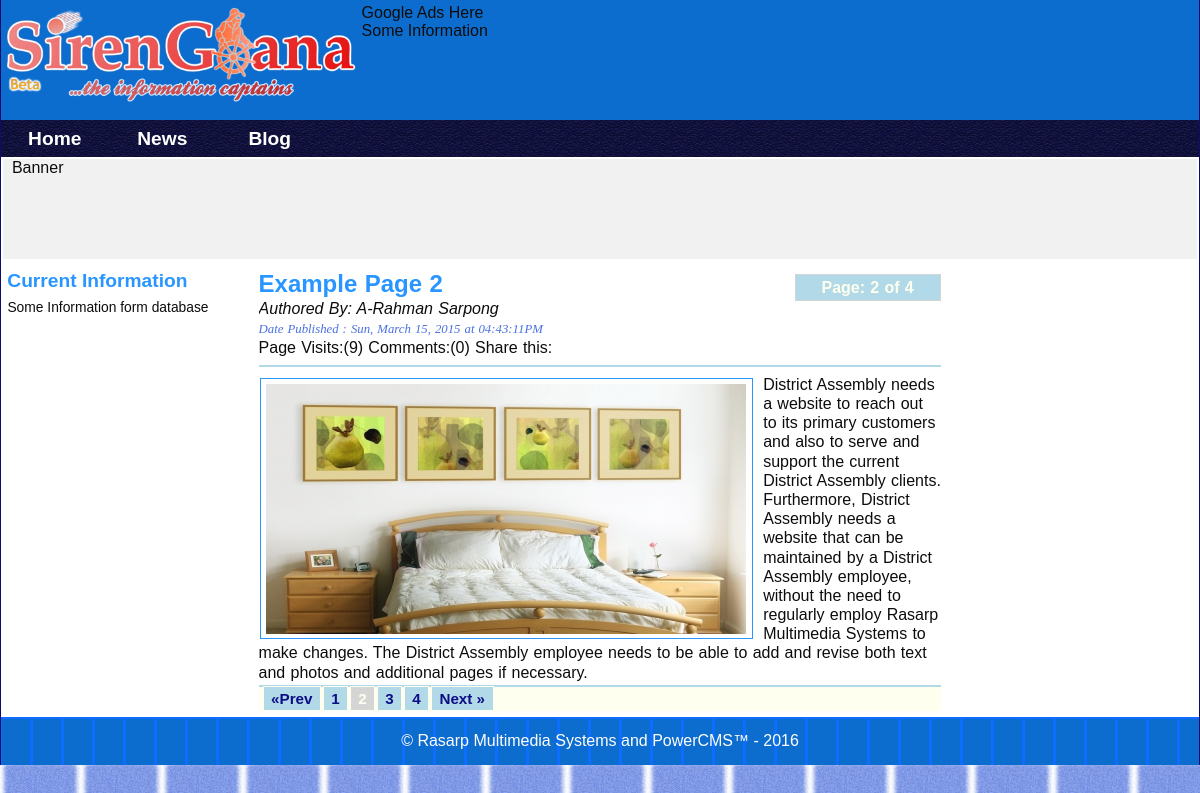
The app's page /?page=2&action=display&target=Blog&cpos=2 with its own data.
### tables this page shows
CREATE TABLE IF NOT EXISTS `sitemenu` (
`Id` int(11) unsigned NOT NULL,
  `Nav_name` varchar(20) NOT NULL,
  `Nav_type` varchar(20) DEFAULT NULL,
  `Nav_level` int(5) DEFAULT NULL,
  `Position` int(10) NOT NULL,
  `Visible` enum('Y','N') DEFAULT NULL,
  `Featured` enum('Yes','No') NOT NULL DEFAULT 'No'
);

CREATE TABLE IF NOT EXISTS `pages` (
`Id` int(10) unsigned NOT NULL,
  `Title` varchar(255) DEFAULT NULL,
  `Content` text,
  `Source` tinytext,
  `Postedby` int(3) DEFAULT NULL,
  `Dateposted` timestamp NOT NULL DEFAULT CURRENT_TIMESTAMP ON UPDATE CURRENT_TIMESTAMP,
  `Position` int(30) DEFAULT NULL,
  `Published` enum('Y','N') DEFAULT 'N',
  `Featured` enum('Y','N') DEFAULT 'N',
  `Views` int(30) DEFAULT NULL
);

CREATE TABLE IF NOT EXISTS `users` (
`Id` int(10) unsigned NOT NULL,
  `Firstname` varchar(50) NOT NULL,
  `Lastname` varchar(40) NOT NULL,
  `Gender` varchar(6) DEFAULT NULL,
  `Username` varchar(45) NOT NULL,
  `Password` varchar(40) NOT NULL,
  `Email` varchar(50) DEFAULT 'admin@example.com',
  `Authlevel` int(2) DEFAULT NULL,
  `Status` enum('active','inactive','banned') DEFAULT 'active',
  `Lastupdated` timestamp NOT NULL DEFAULT CURRENT_TIMESTAMP ON UPDATE CURRENT_TIMESTAMP
);

### data/navigation.data.php (called while the page is built, shortened)
<?php
class Navigation extends SchemaObjects{
	  function __construct($tablename=""){
		return (!empty($tablename))?$this->getTablename($tablename):"";
	 }
	 public static function selectNavTable($tablename){
	 	    return new Navigation($tablename);
	 }
}

### config/dbcon.class.php (called while the page is built, shortened)
<?php
class MySQLDatabase{
	private $connection;
	private $query_result;
	private static $dbinstance = 0;
 	       function __construct(){
		    $mysqlconnect = new mysqli(DB_HOST,DB_USERNAME,DB_PASSWORD,DB_NAME);
		    static::$dbinstance = 1;
			$this->connection = $mysqlconnect; return static::$dbinstance;
 		}
		public function query($query=null){
		 		$this->query_result = $this->connection->query($query);
				return $this->query_result!=null?$this->query_result:"";
		}
		public function fetchObj($classname=''){
		       return $this->query_result->fetch_object($classname);
		}
		public function getNumofRows(){
		       return $this->query_result->num_rows;
		}
}
$database = new MySQLDatabase();

### config/dbobjects.class.php (called while the page is built, shortened)
<?php
class SchemaObjects{
	protected static function where($clause){
     	return " WHERE {$clause} ";
     }
	public static function countRows($whichfield=null){
	 	$query = "SELECT COUNT(*) as Totalrows FROM ".static::$tablename;
		$query .=" ".($whichfield!=null?static::where($whichfield):"");
		$result_set = static::findBySql($query);
		return (!empty($result_set))? array_shift($result_set):false;
	}
	public static function findAllRecords($addclause=''){
		$data = static::findBySql("SELECT * FROM ".static::$tablename." $addclause");
		return $data;
	 }
	public  static function findPage($perpage=1,$pageoffset=1,$addclause='',$order=''){
		    $query = "SELECT * ";
			$query .=" FROM ".static::$tablename."";
			$query .=($addclause!=null?static::where($addclause):"");
			$query .=" $order LIMIT $perpage ";
			$query .=" OFFSET $pageoffset";
			$result_set = static::findBySql($query);
			return $result_set;
	 }
	public static function specificFields(array $setfields,$whichfield = null,$order='',$limit=1){
	  $query = "SELECT ";
	  $query .= (count($setfields)>=1)?implode(",",$setfields):"*";
	  $query .=" FROM ".static::$tablename;
	  $query .=" ".($whichfield!=null?static::where($whichfield):"");
	  $query .=" $order LIMIT $limit";
	  $result_set = static::findBySql($query);
       return $result_set ;
	}
    public static function findRow($whichfield=null){
	 	$foundrow = static::findBySql("SELECT * FROM ".static::$tablename.""
	 	.($whichfield!=null?static::where($whichfield):""));
		return (!empty($foundrow))?array_shift($foundrow):false;
	 }
	 protected static function findBySql($sql=''){
	 	    global $database;
			if($database->query($sql)){
			return ($database->getNumofRows()!=0)? static::instantiate():"";
			}
	 }
 	 private static function instantiate(){
 	 	     global $database; $objects = array();
		     $classname = get_called_class();
	         while($row = $database->fetchObj("$classname")){
			    $objects[] = $row;
	     	 }
	   return $objects;
	}
}

### includes/functions.inc.php (called while the page is built, shortened)
<?php
function random_chars($length,$randmin=0){
	 $characters ="abcdefghijklmnopqrstuvwxyzABCDEFGHIJKLMNOPQRSTUVWXYZ0123456789";
	 $randchar ="";
	 for($i=0;$i<$length;$i++){
		 $randchar .= $characters[mt_rand($randmin,strlen($characters)-1)];
		 }
		return $randchar;
	}
function formatDate($origdate='',$format = "%d/%m/%Y"){
	switch($format){
	case "datetime_word": $format = "%a, %B %d, %Y at %I:%M:%S%p";
	default: $format;
	}
	if(strlen($origdate)>0){
		return strftime($format,strtotime($origdate));
	}else{ return " "; }
}
?>

### data/settings.data.php (called while the page is built, shortened)
<?php
class GlobalSettings extends SchemaObjects{
    function __construct($tablename=""){
            $this->Target      = isset($_REQUEST["target"])?strval($_REQUEST["target"]):"";
            $this->Currentpage = isset($_REQUEST["page"])?intval($_REQUEST["page"]):intval(1);
            $this->Contentpos  = isset($_REQUEST["cpos"])?intval($_REQUEST["cpos"]):intval(1);
            return (!empty($tablename))?$this->getTablename($tablename):"";
            }
}

### data/page.data.php (called while the page is built, shortened)
<?php
class Page extends SchemaObjects {
	function __construct($tablename=""){
	  return (!empty($tablename))?$this->getTablename($tablename):"";
	 }
}

### data/images.data.php (the view, shortened to what this page needs)
<?php
class Image extends SchemaObjects{
	  function __construct($tablename=""){
		  return (!empty($tablename))?$this->getTablename($tablename):"";
	  }
	public function showFullImage($getimgid=1,$imgdir=''){
	        $page_image = static::findRow("Pageid={$getimgid}");
		if($page_image) {
		 $imgdir  = $imgdir.$page_image->Imgname.".".$page_image->Extention;
	         $display_img = (strlen($page_image->Imgname)!=0)?
                         "<img src=\"$imgdir\" alt=\"".$page_image->Imgname."\" title=\"".$page_image->Imgcaption."\" width=\"".$page_image->Width."\" height=\"".$page_image->Height."\" class=\"pageimg\" />":"";
			 $display_img .= (strlen($page_image->Imgname)!=0 && $page_image->Imgcaption !=null)?"<p class=\"imgcap\">".$page_image->Imgcaption."</p>":"";
			 return $display_img;
			 }else{return ""; }
	}
}

### library/gen_url.class.php (shortened to what this page needs)
<?php
class GenerateUrl{
   private $Url;
   private $Urlparams = array();
   private $File;
   function __construct($url=""){
   	 $this->Url = $url;
   }
   private function addFile($filename=""){
   	  $this->File = $filename;
   }
   private function addUrlParams($param_name,$param_value){
  	$this->Urlparams[$param_name] = $param_value;
  }
  private function createUrl(){
  	    $url = "";
	    $url .= ($this->File !='')?$this->Url.'/'.$this->File:$this->Url;
  	    $params = $this->Urlparams;
   	     if(count($params)>0){ $index = 0;
			foreach ($params as $param_key => $param_value) {
				$url .= ($index === 0)?"?":"&";
				$url .= urlencode($param_key) ."=".urldecode($param_value);
				$index++;
			}
   	   	}
	return $url;
  }
  public static function buildLink($url,$addfile,$linktext,$param_list='',$extra_param=''){
  	$makeurl = new GenerateUrl($url);
     $makeurl->addFile($addfile);
	 if(strlen($param_list)!=0){
	 	$param_list = explode(",", $param_list);
	 	foreach ($param_list as $params) {
			$params = preg_split("/=/", $params);
			$paramkey = $params[0]; $paramval = $params[1];
		    $makeurl->addUrlParams($paramkey, $paramval);
		 }
	 }
     $linktext = (strlen($linktext)==0)?$this->createUrl():trim($linktext);
  	return "<a href=\"".$makeurl->createUrl()."\" {$extra_param}>$linktext</a>";
  }
}

### includes/html_func.inc.php (shortened to what this page needs)
<?php
function mainPageContent(){
global $template,$users,$html;
$settings = new GlobalSettings("pages");
$pgcategory = new GetTableRecord("pagecategory");
$page     = new Page("pages");
$Image = new Image("pageimgs");
$pagecat = $pgcategory::findRow("Category='$settings->Target'and Position={$settings->Contentpos}");
if($pagecat){
$tp = $settings::countRows();
$settings->Perpage = 1;
$paginate = new Pagination($settings->Currentpage,$settings->Perpage,$tp->Totalrows);
$paginate->addparam ="action=display,target=".$pagecat->Category.",cpos=".$pagecat->Position."";
$paginate->mid_range = ($tp->Totalrows>100?20:6);
$output ="";
$getid = $GLOBALS["id"]<>null?"Id=".$GLOBALS["id"]:"";
$getpages = $page::findPage($settings->Perpage,$paginate->pageOffset(),$getid,"ORDER By Id");
}
 $image_path = PAGEIMG_DIR;
 if($pagecat){
  $output .= "<div id=\"page\">";
  $output .= "{$paginate->pageofpage()}";
  if($getpages!=null){ foreach($getpages as $getpage){
		$page::$id = $getid?$getid:"Id=".$getpage->Id;
		$pagehits  = array_shift(@$page::specificFields(["Views"],$page::$id));
		if($pagehits){
		$pagehit = $pagehits->Views;
		if($pagehits->Views===0){$pagehit = 1;}else{$pagehit++;}
		$page->save();
	   }
 $users::$id = "Id={$getpage->Postedby}";;
 $author = $users::findRow($users::$id);
 $output .="<h1>{$getpage->Title}</h1>";
 		$output .="<div id=\"pagebar\"><p><i>Authored By: ".$author->Firstname." ".$author->Lastname."</i></p>
	 	<datetime class=\"dateposted\">Date Published : ".formatDate($getpage->Dateposted,"datetime_word")."</datetime>
	 	<p>Page Visits:({$pagehit})  Comments:(0) Share this:</p><hr></div>";
	 	if($Image->showFullImage($getpage->Id,$image_path)!=null)
	 	{
	 		$output .="<div class=\"imgholder\">".$Image->showFullImage($getpage->Id,$image_path)."</div>";}
	 		$output .= bbcode_parser($getpage->Content);
		}
  $output .= "</div>";
  $output .= $paginate->buildPagination();
  }else{$output ="<h1>Ooops!!! No Information posted Yet</h1>";}
  return $output;
 }
}
function getPublicNavigation($url="."){
  $navigation  = new Navigation();
  $navigation  = $navigation::selectNavTable("sitemenu");
  $public_menu = $navigation->findAllRecords("ORDER BY Position");
  $index_link  = GenerateUrl::buildLink($url,$url,"Home");
   if(!empty($public_menu)){
   	$output = "<ul id=\"navigation\"><li>$index_link</li>";
    foreach($public_menu as $pmenu){
      $make_link = GenerateUrl::buildLink($url,".",$pmenu->Nav_name,"action=view,target={$pmenu->Nav_name},cpos={$pmenu->Position},rnd=".random_chars(20));
	  $output .="<li>{$make_link}";
    }
    $output .= "</li></ul>"; return $output;
  }
}

### templates/blue_ice/_css/layout.css (style rules this page uses)
html,body,div,nav, section,article, table,ol,ul,dl,dt,ul, h1,h2,h3,h4,h5,h6,p { margin:0; padding:0; }
html { background:url(../_images/bkgcolour.jpg) repeat; opacity:.95; }
body { margin: 0 auto; max-width:1200px; min-width:500px; }
a,a:link { color:#03F; text-decoration: none; }

### templates/blue_ice/_css/navigation.css (style rules this page uses)
#wrap_menu,ul#navigation { width:100%; margin: 0 auto; background:url(../_images/menubkg.png) repeat-x ; position:relative; float:left; }
ul#navigation li { list-style:none; display:inline-block; }
ul#navigation a { width:5em; padding:.4em .3em; display:block; border: 0; }
#navigation a { color:#FFF; font-size:1.2em; font-family: Arial, Georgia; font-weight:bolder; text-align: center; text-decoration:none; }
ul#navigation li { position: relative; z-index:30; }

### templates/blue_ice/_css/content.css (style rules this page uses)
hr { border: 1px solid lightblue; clear: left; }
.livebox { margin: 0.3px; }
.livebox ul.quickref,ul.currentinfo { margin: 0.1px; list-style: none; }
#page { margin: 0 auto; padding: 3px 0px; display:block; line-height:1.4; border-bottom: 2px solid #ADD8E6; overflow: hidden; }
.footer_text { text-align:center; color:white; }

### templates/blue_ice/_css/globals.css (style rules this page uses)
.adinfo { width:69.9%; float:left; position: absolute; left:30%; padding:0.1%; }
#logo,.adinfo { height: 111px; top:2%; }
.imgholder { float:left; width:72%; margin:3px 10px .1px 1px; border: 1px rgba(30,144,255,0.5) solid; border: 1px rgb(30,144,255) solid; }
.imgholder > img { padding: 5px 5px 0 5px; }
.pagination a { width:1em; padding: 0.2em 0.5em; margin: 0.01em 0.05em; border:0.1em solid ivory; background: rgba(173,216,230,0.4); background: rgb(173,216,230); }
.pagination a { text-align:center; font-size:0.95em; font-weight:bold; color:navy; text-decoration: none; }

### templates/blue_ice/_css/typography.css (style rules this page uses)
body { font-size:100%; font-family:"Trebuchet MS", Arial, Helvetica, sans-serif; }
h1 { font-size: 1.5em; }
h3,h4,h5,h6 { font-family:"Trebuchet MS",sans-serif; font-size:0.95em; }
h1,h2,h3,h4,h5,h6 { color:rgb(30,144,255); }
.dateposted { font-family:"Comic Sans MS", cursive; font-variant:normal; font-style:italic; font-size:0.8em; color: rgb(65,105,225); }
#page { line-height:1.2; text-align: left; font-size:1em; font-size: Arial,Helvetica,Geneva,sans-serif; word-spacing:0.05em; }
.livebox { font-size: 1em; line-height: 1.4; }
ul.currentinfo { font-size:0.9em; }
ul.currentinfo p { font-size:0.96em; text-align: justify; }

### templates/blue_ice/_css/form.css (style rules this page uses)
#formWrapper h2,h3 { font-weight: bolder; font-size: 1.2em; margin-bottom:3px; }

### records on screen
sitemenu: Nav_name "News"
sitemenu: Nav_name "Blog"
pages: Title "Example Page 2", users.Firstname "A-Rahman", users.Lastname "Sarpong", Dateposted "Sun, March 15, 2015 at 04:43:11PM", pagehit "9", value "District Assembly needs a website to reach out to its primary customers and also to serve and support the current District Assembly clients. Furthermore, District Assembly needs a website that can be maintained by a District Assembly employee, without the need to regularly employ Rasarp Multimedia Systems to make changes. The District Assembly employee needs to be able to add and revise both text and photos and additional pages if necessary."

### other values on screen
$template->getPage("PageHeader") "Google Ads Here Some Information"
$linktext "Home «Prev Next »"
$template->getPage("AsideLeft") "Current Information Some Information form database"
$this->current_page "2"
$this->totalPages() "4"
$linktext "1"
$linktext "3"
$linktext "4"
$template->getPage("Footer") "© Rasarp Multimedia Systems and PowerCMS™ - 2016"
